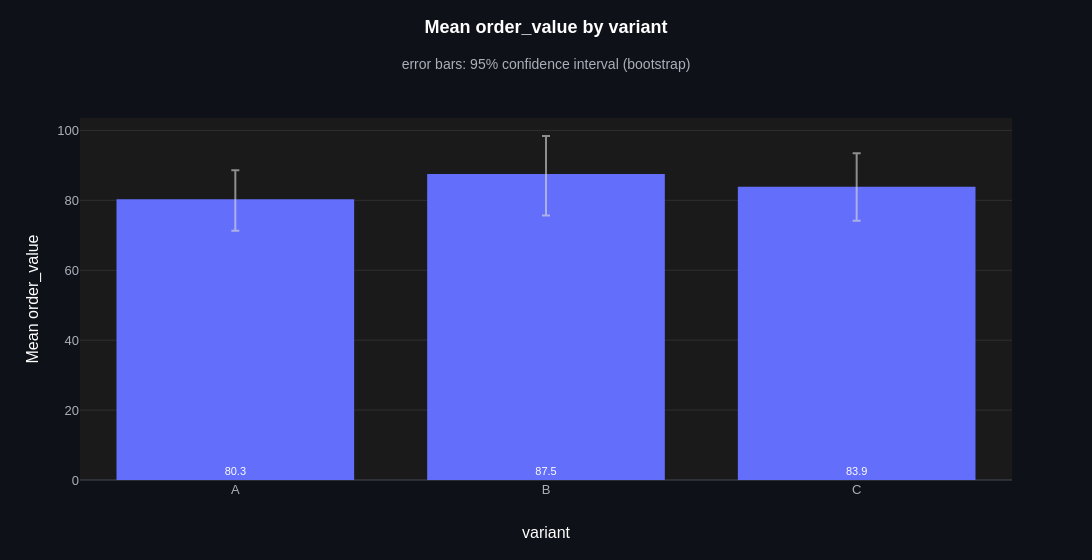

The code cell stored with this chart in its notebook:
### Markdown cell above
**`ci`** (`{"bootstrap", "sem"} or None, default None`): error bars, a confidence
interval around each bar. `"bootstrap"` works for the mean and the median, `"sem"`
(mean ± z·standard error) for the mean only. It needs the raw rows behind each bar,
so `agg="mean"` or `"median"`. Here, mean order value per variant of the checkout
A/B/C test. With error bars, the labels move to the base of the bars, clear of the
whiskers.

### Code cell
checkout = db.sql("""
    SELECT variant, device, order_value
    FROM checkout_test
    ORDER BY variant
""").to_arrow_table()

ev.bar_plot(checkout, "variant", "order_value", agg="mean", ci="bootstrap")

### Figure 1 — Plotly figure (JSON) as saved in the notebook; plotly's stock layout.template omitted (floating-point values rounded to 4 significant figures)
{"data": [{"cliponaxis": false, "error_y": {"array": [8.314, 10.88, 9.577], "arrayminus": [9.022, 11.87, 9.748], "color": "rgba(220,220,220,0.6)", "symmetric": false, "type": "data"}, "hovertemplate": "%{hovertext}<extra></extra>", "hovertext": ["variant: <b>A</b><br>Mean order_value: 80.3<br>n = 117<br>95% CI: 71.3 to 88.6", "variant: <b>B</b><br>Mean order_value: 87.5<br>n = 108<br>95% CI: 75.6 to 98.4", "variant: <b>C</b><br>Mean order_value: 83.9<br>n = 108<br>95% CI: 74.1 to 93.5"], "insidetextanchor": "start", "marker": {"color": ["#636EFA", "#636EFA", "#636EFA"]}, "meta": {"group": null, "role": "data"}, "name": "order_value", "orientation": "v", "showlegend": false, "text": ["80.3", "87.5", "83.9"], "textangle": 0, "textfont": {"size": 11}, "textposition": "inside", "type": "bar", "x": ["A", "B", "C"], "y": [80.31, 87.51, 83.89]}], "layout": {"bargap": 0.15, "bargroupgap": 0.1, "barmode": "group", "height": 560, "legend": {"title": {"text": ""}, "traceorder": "normal"}, "margin": {"t": 118}, "showlegend": false, "title": {"subtitle": {"text": "error bars: 95% confidence interval (bootstrap)"}, "text": "<b>Mean order_value by variant</b>"}, "uniformtext": {"minsize": 11, "mode": "hide"}, "width": 1400, "xaxis": {"categoryarray": ["A", "B", "C"], "categoryorder": "array", "title": {"text": "variant"}, "type": "category"}, "yaxis": {"title": {"text": "Mean order_value"}}}}
